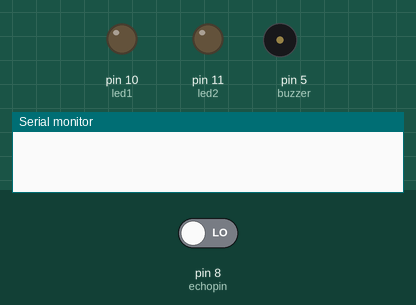
A sketch run on a simulated Arduino Uno, built with avr-gcc and run on an emulated ATmega328P. Shown: output pins drawn as LEDs (lit = HIGH), buzzer (waves = sounding, pin HIGH), the last lines printed to the serial monitor. The test bench sets the inputs (shaded band); at power-on: pin 8 (echopin) LOW. Pins used as bus, display or sensor lines are not drawn.

Above: at 0.5 s.
At 2.1 s:
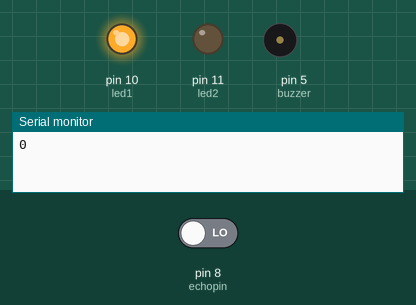
At 4.6 s:
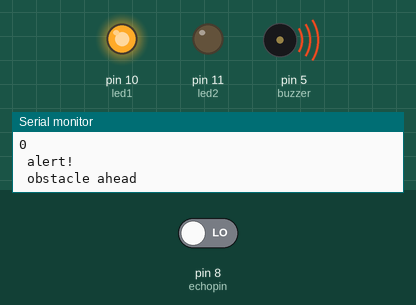
At 7.6 s:
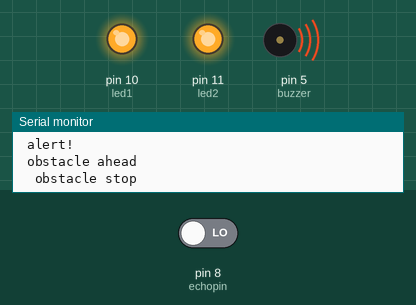
Timing chart, 0 to 9.3 s (numbered marks = the images above):
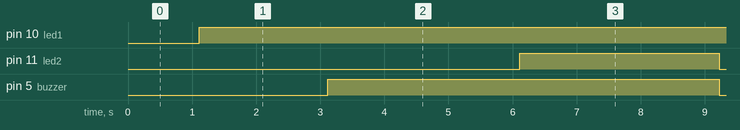

Measured:
- by itself, pin 10 (led1): LOW → HIGH at 1.1 s
- by itself, pin 11 (led2): alternates HIGH for 3.1 s and LOW for 5.0 s
- by itself, pin 5 (buzzer): alternates HIGH for 6.1 s and LOW for 2.0 s

The sketch:

blindstick.ino
```cpp
const int trigpin= 9;
const int echopin= 8;
const int led1=10;
const int led2=11;
const int buzzer= 5;


void setup() {
  // put your setup code here, to run once:
  Serial.begin (9600);
 pinMode(trigpin, OUTPUT);
 pinMode(echopin, INPUT);
 pinMode(buzzer, OUTPUT);
 pinMode(led1, OUTPUT);
 pinMode(led2, OUTPUT);
}

void loop() {
  // put your main code here, to run repeatedly:
  Serial.begin(9600);

  long distance, duration;
  digitalWrite(trigpin, LOW);
  delay(2);
  digitalWrite(trigpin, HIGH);
  delay(10);
  digitalWrite(trigpin, LOW);
  duration = pulseIn(echopin, HIGH);
  distance= duration*0.034/2;
  Serial.println(distance);
  Serial.println();
  delay(100);
  digitalWrite(buzzer, LOW);
  digitalWrite(led1, LOW);
   digitalWrite(led2, LOW);

  if (distance<50) {

    digitalWrite(led1, HIGH);
    delay(1000);

    Serial.println(" alert! ");
    Serial.println();
  }

   if (distance<30) {

     digitalWrite(led1,HIGH);
    delay(1000);
    digitalWrite(buzzer, HIGH);
    delay(1000);
    Serial.println(" obstacle ahead");
    Serial.println();
  }
  if(distance<15)
  {
     digitalWrite(led1, HIGH);
    delay(1000);
    digitalWrite(buzzer, HIGH);
    delay(1000);
    digitalWrite(led2, HIGH);
    delay(1000);
    Serial.println("  obstacle stop ");
    delay(1000);
    Serial.println();
  }

}
```
